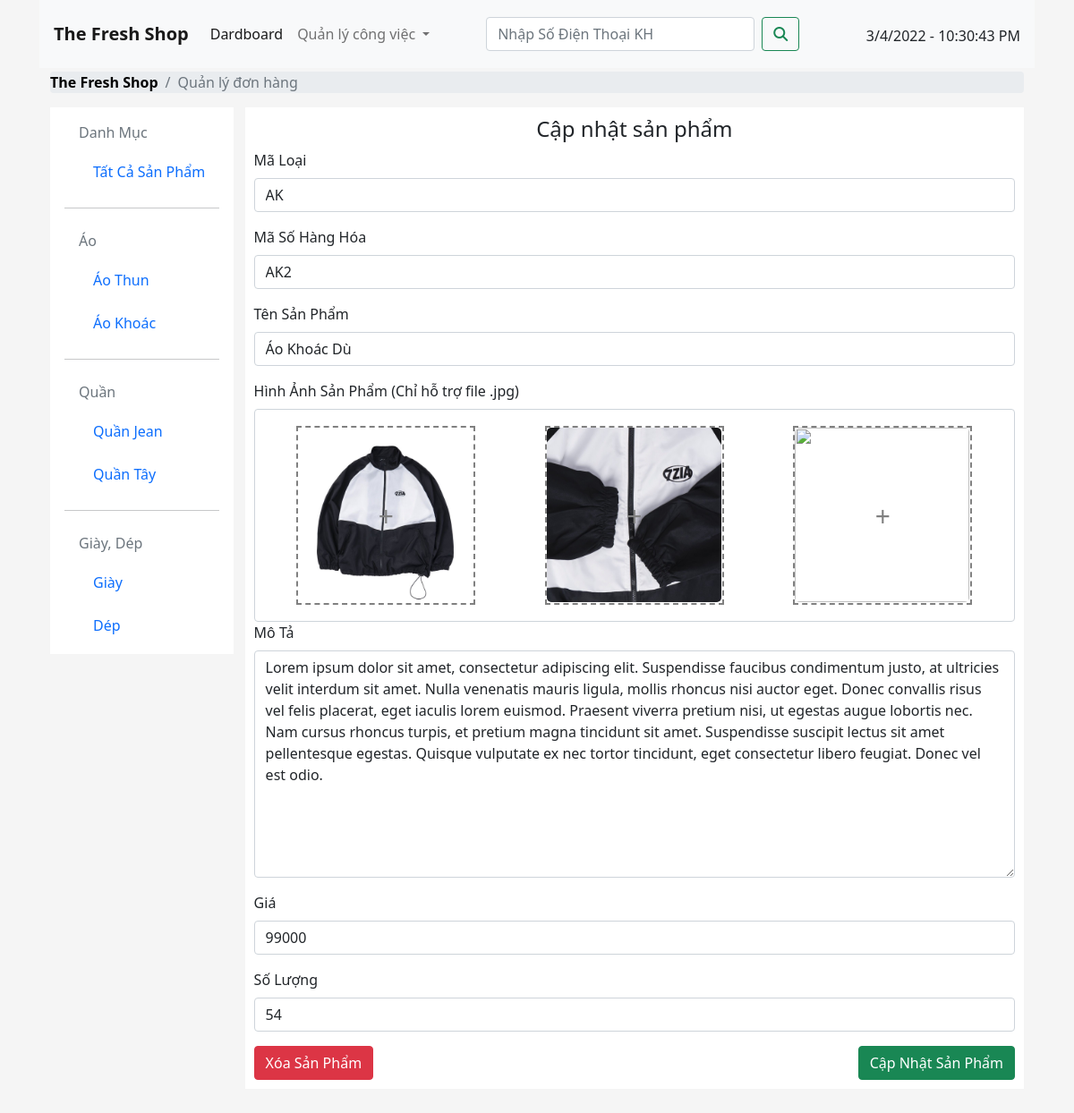
The app's page /Thefreshshop/NhanVien/updateitem.php?item=AK2 with its own data.
### tables this page shows
CREATE TABLE `hanghoa` (
  `MSHH` varchar(10) NOT NULL,
  `TenHH` varchar(255) DEFAULT NULL,
  `QuyCach` longtext DEFAULT NULL,
  `Gia` float DEFAULT NULL,
  `SoLuongHang` int(11) DEFAULT NULL,
  `MaLoaiHang` varchar(10) DEFAULT NULL
);

### Thefreshshop/ConnectionDatabase/Connection.php (called while the page is built, shortened)
<?php
  function executeResutl($sql){
    $conn = new mysqli(HOST, USERNAME, PASSWORD, DATABASE);
    mysqli_set_charset($conn, 'utf8');
    $data = [];
    $result = mysqli_query($conn, $sql);
    if ($result) {
      while($row = mysqli_fetch_array($result)) {
        $data[] = $row;
      }
      } else {
     echo 'Lỗi Rồi Ông Nội Ơi, Kiểm Tra Lại Mấy Câu Query';
    }
    return $data;
  }
?>

### Thefreshshop/NhanVien/updateitem.php (the view, shortened to what this page needs)
<?php
require_once('.././ConnectionDatabase/Connection.php');
?>
<?php
$item = $_GET['item'];
$sql_hanghoa = "SELECT * FROM hanghoa WHERE MSHH = '$item';";
$sql_hanghoa_result = executeResutl($sql_hanghoa);
?>
<!DOCTYPE html>
<html lang="en">
<head>
  <link rel="stylesheet" href="https://maxcdn.bootstrapcdn.com/bootstrap/4.5.2/css/bootstrap.min.css">
  <link rel="stylesheet" href="https://cdn.jsdelivr.net/npm/bootstrap@5.1.3/dist/css/bootstrap.min.css">
  <link rel="stylesheet" href="../css/manager.css">
  <link rel="stylesheet" href="../css/updateitem.css">
  <link rel="stylesheet" href="../css/img_upload.css">
</head>
<body style="background-color: #f5f5f5;">
  <div class="container">
    <?php
    include_once('./header_nv.php');
    ?>
    <div class="content">
      <nav aria-label="breadcrumb">
        <ol class="breadcrumb">
          <li class="breadcrumb-item"><a href="../index.php" style="color: black;"><strong>The Fresh Shop</strong></a></li>
          <li class="breadcrumb-item active" aria-current="page">Quản lý đơn hàng</li>
        </ol>
      </nav>
      <div class="chitiet">
        <div class="fillter_item " style="height: fit-content; ">
          <nav id="navbar-example3" class="navbar ">
            <nav class="nav nav-pills flex-column">
              <a class="nav-link disabled" href="#">Danh Mục</a>
              <nav class="nav nav-pills flex-column">
                <a class="nav-link ml-3 my-1" href="quanlysanpham.php">Tất Cả Sản Phẩm</a>
              </nav>
              <hr>
              <nav class="nav nav-pills flex-column">
                <a class="nav-link disabled" href="#">Áo</a>
                <nav class="nav nav-pills flex-column">
                  <a class="nav-link ml-3 my-1" href="quanlysanpham.php?item=AT">Áo Thun</a>
                  <a class="nav-link ml-3 my-1" href="quanlysanpham.php?item=AK">Áo Khoác</a>
                </nav>
                <hr>
                <a class="nav-link disabled" href="">Quần</a>
                <nav class="nav nav-pills flex-column">
                  <a class="nav-link ml-3 my-1" href="quanlysanpham.php?item=QJ">Quần Jean</a>
                  <a class="nav-link ml-3 my-1" href="quanlysanpham.php?item=QT">Quần Tây</a>
                </nav>
                <hr>
                <a class="nav-link disabled" href="#">Giày, Dép</a>
                <nav class="nav nav-pills flex-column">
                  <a class="nav-link ml-3 my-1" href="quanlysanpham.php?item=GD">Giày</a>
                  <a class="nav-link ml-3 my-1" href="quanlysanpham.php?item=GD">Dép</a>
                </nav>
              </nav>
            </nav>
        </div>
        <div class="crud-item">
          <form action="./crud.php" method="post" id="form-chitiet" enctype="multipart/form-data">
            <h4 style="text-align: center;">Cập nhật sản phẩm </h4>
              <div class="form-group">
                <label>Mã Loại</label>
                <select class="form-control" name="maloaihang">
                  <option><?php echo $sql_hanghoa_result[0]['MaLoaiHang'] ?></option>
                </select>
              </div>
              <div class="form-group">
                <label>Mã Số Hàng Hóa</label>
                <input type="text" class="form-control" id="mshh" name="mshh"
                value="<?php echo $sql_hanghoa_result[0]['MSHH'] ?>" >
              </div>
              <div class="form-group">
                <label>Tên Sản Phẩm</label>
                <input type="text" class="form-control" id="name" name="name" value="<?php echo $sql_hanghoa_result[0]['TenHH'] ?>">
              </div>
                  <?php
                    $dir = $sql_hanghoa_result[0]['MaLoaiHang'].'/'.$item
                  ?>
              <label>Hình Ảnh Sản Phẩm (Chỉ hỗ trợ file .jpg)</label>
              <div class="img_upload img-item">
                <div class="img">
                  <img id="output"class="output" style="width: 195px; height: 195px; " src="../img/<?php echo $dir?>_1.jpg">
                  <p id="btn">+</p>
                </div>
                <div class="img">
                  <img class="output" id="output2" style="width: 195px; height: 195px;" src="../img/<?php echo $dir?>_2.jpg">
                  <p id="btn">+</p>
                </div>
                <div class="img">
                  <img class="output" id="output3" style="width: 195px; height: 195px;" src="../img/<?php echo $dir?>_3.jpg">
                  <p id="btn">+</p>
                </div>
              </div>
              <div class="form-group">
                <label>Mô Tả</label>
                <textarea class="form-control" name="description" id="description" cols="100%" rows="10"><?php echo $sql_hanghoa_result[0]['QuyCach'] ?></textarea>
              </div>
              <div class="form-group">
                <label>Giá</label>
                <input type="text" class="form-control" id="price" name="price" value="<?php echo $sql_hanghoa_result[0]['Gia'] ?>">
              </div>
              <div class="form-group">
                <label>Số Lượng</label>
                <input type="text" class="form-control" id="number" name="number" value="<?php echo $sql_hanghoa_result[0]['SoLuongHang'] ?>">
              </div>
              <button type="submit" class="btn btn-danger" value="delete" name="btn" style="float: left; margin-bottom:10px ;">Xóa Sản Phẩm</button>
              <button type="submit" class="btn btn-success" value="update" name="btn" style="float: right; margin-bottom:10px ;">Cập Nhật Sản Phẩm</button>
            </form>
       </div>
      </div>
    </div>
  </div>
</body>
</html>

### Thefreshshop/css/manager.css (style rules this page uses)
:root { --bs-blue: #0d6efd; --bs-indigo: #6610f2; --bs-purple: #6f42c1; --bs-pink: #d63384; --bs-red: #dc3545; --bs-orange: #fd7e14; --bs-yellow: #ffc107; --bs-green: #198754; --bs-teal: #20c997; --bs-cyan: #0dcaf0; --bs-white: #fff; --bs-gray: #6c757d; --bs-gray-dark: #343a40; --bs-gray-100: #f8f9fa; --bs-gray-200: #e9ecef; --bs-gray-300: #dee2e6; --bs-gray-400: #ced4da; --bs-gray-500: #adb5bd; --bs-gray-600: #6c757d; --bs-gray-700: #495057; --bs-gray-800: #343a40; --bs-gray-900: #212529; --bs-primary: #0d6efd; --bs-secondary: #6c757d; --bs-success: #198754; --bs-info: #0dcaf0; --bs-warning: #ffc107; --bs-danger: #dc3545; --bs-light: #f8f9fa; --bs-dark: #212529; --bs-primary-rgb: 13, 110, 253; --bs-secondary-rgb: 108, 117, 125; --bs-success-rgb: 25, 135, 84; --bs-info-rgb: 13, 202, 240; --bs-warning-rgb: 255, 193, 7; --bs-danger-rgb: 220, 53, 69; --bs-light-rgb: 248, 249, 250; --bs-dark-rgb: 33, 37, 41; --bs-white-rgb: 255, 255, 255; --bs-black-rgb: 0, 0, 0; --bs-body-color-rgb: 33, 37, 41; --bs-body-bg-rgb: 255, 255, 255; --bs-font-sans-serif: system-ui, -apple-system, "Segoe UI", Roboto, "Helvetica Neue", Arial, "Noto Sans", "Liberation Sans", sans-serif, "Apple Color Emoji", "Segoe UI Emoji", "Segoe UI Symbol", "Noto Color Emoji"; --bs-font-monospace: SFMono-Regular, Menlo, Monaco, Consolas, "Liberation Mono", "Courier New", monospace; --bs-gradient: linear-gradient(180deg, rgba(255, 255, 255, 0.15), rgba(255, 255, 255, 0)); --bs-body-font-family: var(--bs-font-sans-serif); --bs-body-font-size: 1rem; --bs-body-font-weight: 400; --bs-body-line-height: 1.5; --bs-body-color: #212529; --bs-body-bg: #fff; }
* { padding: 0; margin: 0; box-sizing: border-box; -moz-box-sizing: border-box; -webkit-box-sizing: border-box; }
a { color: white; text-decoration: none; }
.container { margin: 0 auto; height: 150vh; max-width: 1112px; }
.content { margin-top: 80px;; max-width: 1112px; }

### Thefreshshop/css/updateitem.css (style rules this page uses)
.chitiet { display: flex; width: 100%; margin: 0 auto; position: relative; }
.fillter_item { position: fixed; float: left; background-color: white; }
.crud-item { margin-left: 10px; width: 80%; float: right; background-color: white; position: absolute; right: 0; }
#form-chitiet { padding: 10px; }
.img-item { display: flex; border: 1px solid #ced4da; border-radius: 0.25rem; padding: 8px; justify-content: space-around; }
.img-item img { width: 200px; border-radius: 5px; }

### Thefreshshop/css/img_upload.css (style rules this page uses)
#btn { font-size: 30px; position: absolute; top: 50%; left: 50%; transform: translate(-50%,-50%); color:gray ; }
.img { width: 200px; height: 200px; border: 2px dashed gray; position: relative; margin: 10px; }
.img_upload { display: flex; justify-content: space-around; }
.output { position: absolute; top: 0; left: 0; }

### records on screen
hanghoa: maloaihang "AK", mshh "AK2", name "Áo Khoác Dù", description "Lorem ipsum dolor sit amet, consectetur adipiscing elit. Suspendisse faucibus condimentum justo, at ultricies velit interdum sit amet. Nulla venenatis mauris ligula, mollis rhoncus nisi auctor eget. Donec convallis risus vel felis placerat, eget iaculis lorem euismod. Praesent viverra pretium nisi, ut egestas augue lobortis nec. Nam cursus rhoncus turpis, et pretium magna tincidunt sit amet. Suspendisse suscipit lectus sit amet pellentesque egestas. Quisque vulputate ex nec tortor tincidunt, eget consectetur libero feugiat. Donec vel est odio.", price "99000", number "54"
